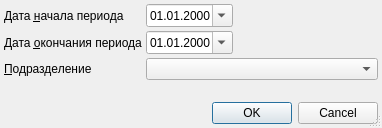
<?xml version="1.0" encoding="UTF-8"?>
<ui version="4.0">
 <class>DailyReportPreRecordSetupDialog</class>
 <widget class="QDialog" name="DailyReportPreRecordSetupDialog">
  <property name="windowModality">
   <enum>Qt::ApplicationModal</enum>
  </property>
  <property name="geometry">
   <rect>
    <x>0</x>
    <y>0</y>
    <width>382</width>
    <height>128</height>
   </rect>
  </property>
  <property name="windowTitle">
   <string>параметры отчёта</string>
  </property>
  <property name="sizeGripEnabled">
   <bool>true</bool>
  </property>
  <layout class="QGridLayout" name="gridLayout">
   <property name="margin">
    <number>4</number>
   </property>
   <property name="spacing">
    <number>4</number>
   </property>
   <item row="0" column="0" colspan="2">
    <widget class="QLabel" name="lblBegDate">
     <property name="text">
      <string>Дата &amp;начала периода</string>
     </property>
     <property name="buddy">
      <cstring>edtBegDate</cstring>
     </property>
    </widget>
   </item>
   <item row="0" column="2">
    <widget class="CDateEdit" name="edtBegDate">
     <property name="sizePolicy">
      <sizepolicy hsizetype="Maximum" vsizetype="Fixed">
       <horstretch>0</horstretch>
       <verstretch>0</verstretch>
      </sizepolicy>
     </property>
     <property name="displayFormat">
      <string>dd.MM.yyyy</string>
     </property>
     <property name="calendarPopup">
      <bool>true</bool>
     </property>
    </widget>
   </item>
   <item row="0" column="3">
    <spacer>
     <property name="orientation">
      <enum>Qt::Horizontal</enum>
     </property>
     <property name="sizeHint" stdset="0">
      <size>
       <width>101</width>
       <height>20</height>
      </size>
     </property>
    </spacer>
   </item>
   <item row="1" column="3">
    <spacer>
     <property name="orientation">
      <enum>Qt::Horizontal</enum>
     </property>
     <property name="sizeHint" stdset="0">
      <size>
       <width>101</width>
       <height>20</height>
      </size>
     </property>
    </spacer>
   </item>
   <item row="1" column="0" colspan="2">
    <widget class="QLabel" name="lblEndDate">
     <property name="text">
      <string>Дата &amp;окончания периода</string>
     </property>
     <property name="buddy">
      <cstring>edtEndDate</cstring>
     </property>
    </widget>
   </item>
   <item row="1" column="2">
    <widget class="CDateEdit" name="edtEndDate">
     <property name="sizePolicy">
      <sizepolicy hsizetype="Maximum" vsizetype="Fixed">
       <horstretch>0</horstretch>
       <verstretch>0</verstretch>
      </sizepolicy>
     </property>
     <property name="displayFormat">
      <string>dd.MM.yyyy</string>
     </property>
     <property name="calendarPopup">
      <bool>true</bool>
     </property>
    </widget>
   </item>
   <item row="3" column="1">
    <spacer>
     <property name="orientation">
      <enum>Qt::Vertical</enum>
     </property>
     <property name="sizeHint" stdset="0">
      <size>
       <width>21</width>
       <height>21</height>
      </size>
     </property>
    </spacer>
   </item>
   <item row="2" column="0" colspan="2">
    <widget class="QLabel" name="lblOrgStructure">
     <property name="text">
      <string>&amp;Подразделение</string>
     </property>
     <property name="buddy">
      <cstring>cmbOrgStructure</cstring>
     </property>
    </widget>
   </item>
   <item row="2" column="2" colspan="2">
    <widget class="COrgStructureComboBox" name="cmbOrgStructure"/>
   </item>
   <item row="4" column="0" colspan="4">
    <widget class="QDialogButtonBox" name="buttonBox">
     <property name="orientation">
      <enum>Qt::Horizontal</enum>
     </property>
     <property name="standardButtons">
      <set>QDialogButtonBox::Cancel|QDialogButtonBox::Ok</set>
     </property>
    </widget>
   </item>
  </layout>
 </widget>
 <customwidgets>
  <customwidget>
   <class>CDateEdit</class>
   <extends>QDateEdit</extends>
   <header>library/DateEdit</header>
  </customwidget>
  <customwidget>
   <class>COrgStructureComboBox</class>
   <extends>QComboBox</extends>
   <header>Orgs/OrgStructComboBoxes.h</header>
  </customwidget>
 </customwidgets>
 <tabstops>
  <tabstop>edtBegDate</tabstop>
  <tabstop>edtEndDate</tabstop>
  <tabstop>cmbOrgStructure</tabstop>
  <tabstop>buttonBox</tabstop>
 </tabstops>
 <resources/>
 <connections>
  <connection>
   <sender>buttonBox</sender>
   <signal>accepted()</signal>
   <receiver>DailyReportPreRecordSetupDialog</receiver>
   <slot>accept()</slot>
   <hints>
    <hint type="sourcelabel">
     <x>190</x>
     <y>252</y>
    </hint>
    <hint type="destinationlabel">
     <x>119</x>
     <y>239</y>
    </hint>
   </hints>
  </connection>
  <connection>
   <sender>buttonBox</sender>
   <signal>rejected()</signal>
   <receiver>DailyReportPreRecordSetupDialog</receiver>
   <slot>reject()</slot>
   <hints>
    <hint type="sourcelabel">
     <x>241</x>
     <y>252</y>
    </hint>
    <hint type="destinationlabel">
     <x>316</x>
     <y>234</y>
    </hint>
   </hints>
  </connection>
 </connections>
</ui>
